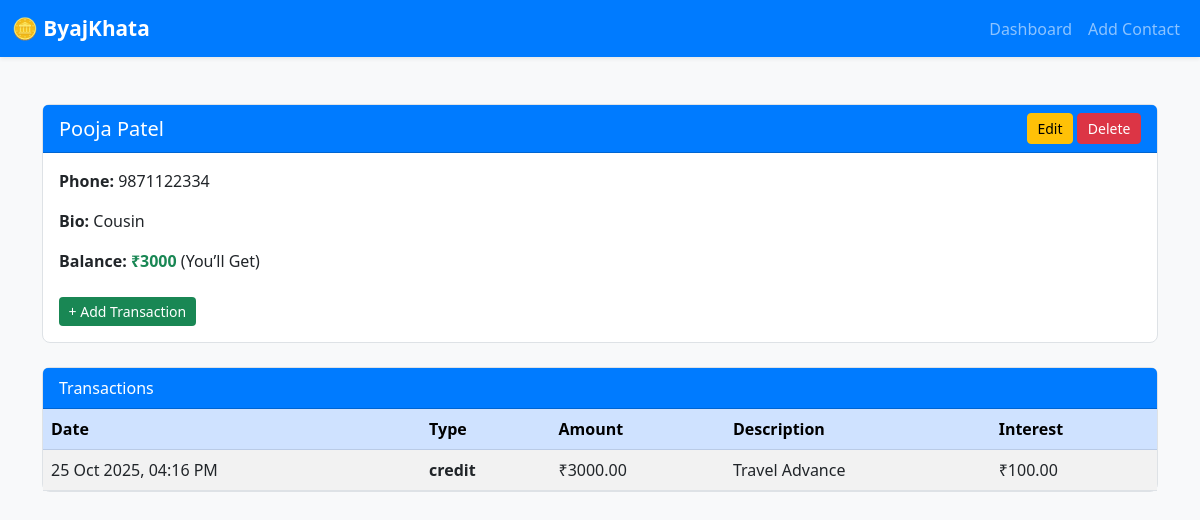
The page /contact/15/ (signed in) on the database its author committed.
### core/models.py (models this page shows, shortened)
class Contact(models.Model):
    owner = models.ForeignKey(User, on_delete=models.CASCADE)
    name = models.CharField(max_length=255)
    phone = models.CharField(max_length=15)
    bio = models.TextField(blank=True, null=True)
    photo = models.ImageField(upload_to='contacts/', blank=True, null=True)
    @property
    def balance(self):
        credits = self.transactions.filter(type='credit').aggregate(models.Sum('amount'))['amount__sum'] or 0
        debits = self.transactions.filter(type='debit').aggregate(models.Sum('amount'))['amount__sum'] or 0
        return credits - debits

class Transaction(models.Model):
    TYPE_CHOICES = (
        ('credit', 'credit'),
        ('debit', 'debit'),
    )
    contact = models.ForeignKey(Contact, on_delete=models.CASCADE, related_name='transactions')
    type = models.CharField(max_length=10, choices=TYPE_CHOICES)
    amount = models.DecimalField(max_digits=10, decimal_places=2)
    description = models.TextField(blank=True, null=True)
    date = models.DateTimeField(default=timezone.now)
    interest = models.DecimalField(max_digits=10, decimal_places=2, blank=True, null=True)
    interest_enabled = models.BooleanField(default=False)
    interest_rate = models.DecimalField(max_digits=5, decimal_places=2, blank=True, null=True)
    compound_months = models.PositiveIntegerField(blank=True, null=True)

### core/views.py (the view)
# urls.py: path('contact/<int:contact_id>/', views.contact_detail, name='contact_detail'),
@login_required
def contact_detail(request, contact_id):
    contact = get_object_or_404(Contact, id=contact_id)
    transactions = contact.transactions.all().order_by('-date')
    return render(request, 'core/contact_detail.html', {'contact': contact, 'transactions': transactions})

### core/templates/core/contact_detail.html (shortened to what this page needs)
{% load static %}
<!DOCTYPE html>
<html lang="en">
<head>
  <link href="https://cdn.jsdelivr.net/npm/bootstrap@5.3.0/dist/css/bootstrap.min.css" rel="stylesheet">
</head>
<body>
  <nav class="navbar navbar-expand-lg navbar-dark fixed-top shadow-sm">
    <div class="container-fluid">
      <a class="navbar-brand" href="{% url 'dashboard' %}">🪙 ByajKhata</a>
      <div class="collapse navbar-collapse" id="navbarNav">
        <ul class="navbar-nav ms-auto">
          <li class="nav-item"><a class="nav-link" href="{% url 'dashboard' %}">Dashboard</a></li>
          <li class="nav-item"><a class="nav-link" href="{% url 'add_contact' %}">Add Contact</a></li>
        </ul>
      </div>
    </div>
  </nav>
  <div class="container mt-4">
    <div class="card mb-4">
      <div class="card-header d-flex justify-content-between align-items-center">
        <h5 class="mb-0">{{ contact.name }}</h5>
        <div>
          <a href="{% url 'edit_contact' contact.pk %}" class="btn btn-warning btn-sm">Edit</a>
          <a href="{% url 'delete_contact' contact.pk %}" class="btn btn-danger btn-sm">Delete</a>
        </div>
      </div>
      <div class="card-body">
        <div class="row align-items-center">
          <div class="col-md">
            <p><strong>Phone:</strong> {{ contact.phone }}</p>
            <p><strong>Bio:</strong> {{ contact.bio|default:"—" }}</p>
            <p><strong>Balance:</strong>
              {% if contact.balance > 0 %}
                <span class="text-success fw-bold">₹{{ contact.balance }}</span> (You’ll Get)
              {% elif contact.balance < 0 %}
                <span class="text-danger fw-bold">₹{{ contact.balance|floatformat:2|cut:"-" }}</span> (You’ll Give)
              {% else %}
                <span class="text-muted">Settled</span>
              {% endif %}
            </p>
            <a href="{% url 'add_transaction' contact.pk %}" class="btn btn-add btn-sm mt-2">+ Add Transaction</a>
          </div>
        </div>
      </div>
    </div>
    <div class="card">
      <div class="card-header">
        Transactions
      </div>
      <div class="card-body p-0">
        <table class="table table-striped table-hover mb-0">
          <thead class="table-primary">
            <tr>
              <th>Date</th>
              <th>Type</th>
              <th>Amount</th>
              <th>Description</th>
              <th>Interest</th>
            </tr>
          </thead>
          <tbody>
            {% for t in transactions %}
            <tr>
              <td>{{ t.date|date:"d M Y, h:i A" }}</td>
              <td class="{% if t.type == 'credit' %}transaction-type-credit{% else %}transaction-type-debit{% endif %}">
                {{ t.get_type_display }}
              </td>
              <td>₹{{ t.amount }}</td>
              <td>{{ t.description|default:"—" }}</td>
              <td>{% if t.interest %}₹{{ t.interest }}{% else %}—{% endif %}</td>
            </tr>
            {% empty %}
            <tr>
              <td colspan="5" class="text-center text-muted py-3">No transactions yet.</td>
            </tr>
            {% endfor %}
          </tbody>
        </table>
      </div>
    </div>
  </div>
</body>
</html>

### core/templates/core/contact_detail.html (style rules this page uses)
body { background-color: #f8f9fa; font-family: 'Segoe UI', sans-serif; padding-top: 80px; }
.navbar { background-color: #007bff; }
.navbar-brand { font-weight: 600; font-size: 1.3rem; }
.card { border-radius: 0.5rem; border: 1px solid #dee2e6; }
.card-header { background-color: #007bff; color: white; font-weight: 500; }
.btn-sm { padding: 0.25rem 0.6rem; }
.transaction-type-credit { color: green; font-weight: 600; }
table th, table td { vertical-align: middle; }
.btn-add { background-color: #198754; color: #fff; border: none; }

### rows shown on the page
Contact: name "Pooja Patel", phone "9871122334", bio "Cousin", balance "3000"
Transaction: date "25 Oct 2025, 04:16 PM", type "credit", amount "3000.00", description "Travel Advance", interest "100.00"
